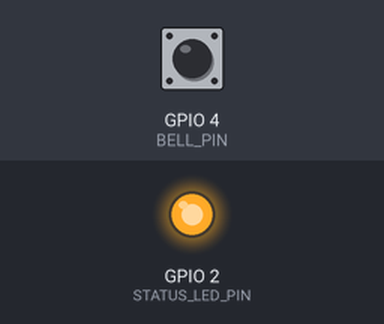
Simulated run of this sketch. Board: ESP32. Shown: output pins drawn as LEDs (lit = HIGH). Inputs (shaded band) come from the test bench; at power-on: GPIO 4 (BELL_PIN) HIGH. WiFi joins after 1.5 s; servers stay silent unless stated; uploads are accepted with an empty reply; the local clock reads 2024-03-15 10:24:30 at power-on unless the sketch sets it; what the sketch prints to the serial monitor is not drawn.

Above: at 3.2 s.
3.3 s: GPIO 4 (BELL_PIN) pulled LOW for 0.15 s
At 3.9 s:
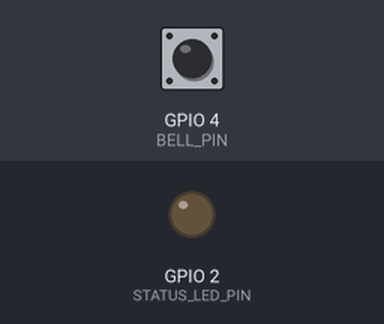
Timing chart, 0 to 14.5 s (numbered marks = the images above; inputs shaded):
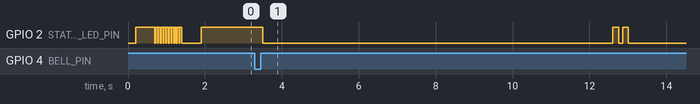

The sketch:

callingbell_monitor_loop-ver.ino
```cpp
#include <Arduino.h>
#include <WiFi.h>
#include <HTTPClient.h>
#include "freertos/FreeRTOS.h"
#include "freertos/task.h"
#include "freertos/queue.h"
#include <time.h>

//\\ Debug Logging //\\
// Set to 1 to enable verbose serial diagnostics; 0 for silent production mode.
#define DEBUG_LOG 0
#if DEBUG_LOG
  #define DLOG(fmt, ...)  Serial.printf(fmt, ##__VA_ARGS__)
  #define DLOGLN(s)       Serial.println(s)
  #define DLOGP(s)        Serial.print(s)
#else
  #define DLOG(fmt, ...)  ((void)0)
  #define DLOGLN(s)       ((void)0)
  #define DLOGP(s)        ((void)0)
#endif

//\\ Configuration //\\

// Hardware
static constexpr uint8_t  CPU_FREQ_MHZ            = 80;   // lower frequency reduces idle heat
static constexpr uint8_t  BELL_PIN                = 4;
static constexpr uint8_t  STATUS_LED_PIN          = 2;
// Set to true  if the LED turns on when the pin is HIGH (most external LEDs).
// Set to false if the LED turns on when the pin is LOW  (some built-in LEDs).
static constexpr bool     LED_ACTIVE_HIGH         = true;

// Input timing (milliseconds)
// POLL_INTERVAL_MS: sampling interval used by inputTask while actively polling
// after an interrupt. For AC zero-crossing signals, keep > the AC period so
// each sample sees a stable half-cycle:  50 Hz => > 10 ms,  60 Hz => > 8 ms
static constexpr uint32_t POLL_INTERVAL_MS        = 20;
static constexpr uint32_t DEBOUNCE_MS             = 100;
static constexpr uint32_t REARM_MS                = 300;
static constexpr uint32_t MIN_EVENT_INTERVAL_MS   = 2000;

// Queue
static constexpr UBaseType_t QUEUE_SIZE           = 16;

// Delivery
static constexpr uint8_t  MAX_RETRIES             = 3;
static constexpr uint32_t RETRY_DELAY_MS          = 2000;
static constexpr uint32_t REQUEUE_COOLDOWN_MS     = 30000;

// Time
static const char*        NTP_SERVER              = "time.google.com";
static constexpr uint32_t NTP_RETRY_INTERVAL_MS   = 10000;
static constexpr uint32_t NTP_WAIT_TIMEOUT_MS     = 30000;

// Network credentials - replace before deployment
static const char*        WIFI_SSID               = "airtelblack.com";
static const char*        WIFI_PASSWORD           = "nice_website_lol";
static const char*        BACKEND_URL             = "http://192.168.1.69/iot/callingbell";
static const char*        BEARER_TOKEN            = "purpose_specific_system_write_your_own_code";
static const char*        BELL_LOCATION           = "Sorkkavaasal (Heaven's Entrance)";

//\\ Data Model //\\

struct BellEvent {
    uint32_t      id;
    unsigned long millisAtDetection;  // monotonic capture time (millis())
};

//\\ Shared State between producer and consumer //\\

volatile bool timeSynced       = false;  // wall clock is valid
volatile bool ntpSyncRequested = false;  // ntpTask should attempt sync

QueueHandle_t bellQueue = nullptr;

//\\ Input State //\\

enum BellState { IDLE, ARMED };

static BellState     bellState          = IDLE;
static int           lastRawState       = HIGH;   // pull-up: idle is HIGH
static int           stableState        = HIGH;
static unsigned long lastRawChange      = 0;
static bool          trackingRelease    = false;
static unsigned long releaseStableSince = 0;
static unsigned long lastAcceptedEvent  = 0;      // 0 = no event yet
static uint32_t      nextEventId        = 1;


//\\ LED Feedback //\\

/* Write a logical LED state (true = on) respecting LED_ACTIVE_HIGH. */
static inline void ledWrite(bool on) {
    digitalWrite(STATUS_LED_PIN, (on == LED_ACTIVE_HIGH) ? HIGH : LOW);
}

/**
 * Blink the LED count times, then restore the idle-connected state (OFF).
 * Must only be called from an RTOS task context (uses vTaskDelay).
 */
static void blinkLed(int count, uint32_t onMs, uint32_t offMs) {
    for (int i = 0; i < count; ++i) {
        ledWrite(true);
        vTaskDelay(pdMS_TO_TICKS(onMs));
        ledWrite(false);
        vTaskDelay(pdMS_TO_TICKS(offMs));
    }
}

static void blinkSuccess() { blinkLed(2, 150, 100); }

// Solid ON for 500ms
static void blinkFailure() {
    ledWrite(true);
    vTaskDelay(pdMS_TO_TICKS(500));
    ledWrite(false);
}

// Check out https://github.com/ilamparithi-in/currentu-pochino !
static void startupChime() {
    ledWrite(true);  delay(500);  ledWrite(false);
    for (int i = 0; i < 10; i++) {
        delay(20);  ledWrite(true);  delay(50);  ledWrite(false);
    }
    delay(500);  ledWrite(true);  delay(100);  ledWrite(false);
}

//\\ Event Delivery //\\

/**
 * Reconstruct the event epoch, serialise to JSON, and POST to the backend.
 *
 * Returns true  implies event can be discarded (HTTP 200 / 409 / 401).
 * Returns false implies transient failure; caller should retry.
 *
 * NOTE: For HTTPS, replace http.begin(BACKEND_URL) with
 *       http.begin(wifiClientSecure, BACKEND_URL) and supply a CA certificate.
 */
static bool sendEvent(const BellEvent& event) {
    if (WiFi.status() != WL_CONNECTED) {
        DLOGLN("[DELIVERY] no WiFi - skipping");
        return false;
    }

    // Reconstruct epoch at press time from current wall clock + elapsed millis
    const unsigned long elapsedMs = millis() - event.millisAtDetection;
    const time_t nowEpoch         = time(nullptr);
    const time_t eventEpoch       = nowEpoch - static_cast<time_t>(elapsedMs / 1000);

    char payloadBuf[64];
    snprintf(payloadBuf, sizeof(payloadBuf),
             "{\"id\":%u,\"timestamp\":%ld}",
             event.id, static_cast<long>(eventEpoch));
    const String payload(payloadBuf);

    HTTPClient http;
    http.begin(BACKEND_URL);
    http.addHeader("Content-Type", "application/json");
    http.addHeader("Authorization", String("Bearer ") + BEARER_TOKEN);
    http.addHeader("X-Bell-Location", BELL_LOCATION);
    http.setTimeout(10000);

    const int httpCode = http.POST(payload);
    http.end();

    DLOG("[DELIVERY] id=%u  http=%d\n", event.id, httpCode);

    if (httpCode == 200 || httpCode == 409) {
        // 200 = accepted; 409 = duplicate already recorded - both are success
        blinkSuccess();
        return true;
    }

    if (httpCode == 401) {
        // Credentials will not self-heal; drop event to avoid queue saturation
        DLOGLN("[DELIVERY] 401 auth failure - check BEARER_TOKEN, dropping event");
        blinkFailure();
        return true;
    }

    // All other codes (5xx, network error, timeout) are transient
    blinkFailure();
    return false;
}

//\\ RTOS Task: Network Consumer //\\

/**
 * Pulls events from bellQueue, waits for wall-clock validity, delivers via
 * HTTP with retry, and requeues to the front on max-retry exhaustion.
 */
static void networkTask(void* /*param*/) {
    BellEvent event;

    for (;;) {
        // Block indefinitely until an event arrives
        if (xQueueReceive(bellQueue, &event, portMAX_DELAY) != pdTRUE) {
            continue;
        }

        DLOG("[NETWORK] dequeued id=%u\n", event.id);

        // Defer until wall clock is valid to guarantee correct timestamps
        while (!timeSynced) {
            DLOGLN("[NETWORK] waiting for time sync...");
            vTaskDelay(pdMS_TO_TICKS(1000));
        }

        bool    delivered = false;
        uint8_t retries   = 0;

        while (!delivered && retries < MAX_RETRIES) {
            delivered = sendEvent(event);
            if (!delivered) {
                ++retries;
                DLOG("[NETWORK] retry %u/%u for id=%u\n",
                     retries, MAX_RETRIES, event.id);
                vTaskDelay(pdMS_TO_TICKS(RETRY_DELAY_MS));
            }
        }

        if (!delivered) {
            DLOG("[NETWORK] max retries reached - requeueing id=%u\n", event.id);
            // Push to front so this event is attempted before any newer ones
            if (xQueueSendToFront(bellQueue, &event, 0) != pdTRUE) {
                DLOGLN("[NETWORK] queue full - event dropped");
            }
            // Cool-off before the front-of-queue event is tried again
            vTaskDelay(pdMS_TO_TICKS(REQUEUE_COOLDOWN_MS));
        }
    }
}

//\\ RTOS Task: NTP Synchronisation //\\

/**
 * Watches ntpSyncRequested and drives NTP synchronisation.
 * Runs independently of Wi-Fi callbacks to avoid watchdog issues.
 */

// The implementation in this version is inefficient and has been replaced with a no loop task in the interrupt ver.
static void ntpTask(void* /*param*/) {
    for (;;) {
        if (ntpSyncRequested) {
            ntpSyncRequested = false;
            DLOGLN("[NTP] attempting synchronisation...");

            configTime(0, 0, NTP_SERVER);

            struct tm   timeinfo;
            bool        synced       = false;
            unsigned long attemptStart = millis();

            while ((millis() - attemptStart) < NTP_WAIT_TIMEOUT_MS) {
                if (getLocalTime(&timeinfo, 1000)) {
                    synced = true;
                    break;
                }
                vTaskDelay(pdMS_TO_TICKS(1000));
            }

            if (synced) {
                timeSynced = true;
                DLOG("[NTP] synced - %04d-%02d-%02d %02d:%02d:%02d UTC\n",
                     timeinfo.tm_year + 1900, timeinfo.tm_mon + 1, timeinfo.tm_mday,
                     timeinfo.tm_hour,        timeinfo.tm_min,      timeinfo.tm_sec);
            } else {
                DLOGLN("[NTP] timed out - will retry");
                ntpSyncRequested = true;  // reschedule
            }
        }

        vTaskDelay(pdMS_TO_TICKS(NTP_RETRY_INTERVAL_MS));
    }
}

//\\ Wi-Fi Event Handler //\\

static void onWiFiEvent(WiFiEvent_t event) {
    switch (event) {
        case ARDUINO_EVENT_WIFI_STA_GOT_IP:
            DLOGP("[WIFI] connected  IP=");
            DLOGLN(WiFi.localIP());
            ledWrite(false);  // connected -> LED OFF
            ntpSyncRequested = true;
            break;

        case ARDUINO_EVENT_WIFI_STA_DISCONNECTED:
            DLOGLN("[WIFI] disconnected");
            timeSynced       = false;
            ntpSyncRequested = false;
            ledWrite(true);   // disconnected -> LED ON
            WiFi.reconnect();
            break;

        default:
            break;
    }
}

//\\ Input //\\

static void acceptPress(unsigned long nowMs) {
    BellEvent ev{};
    ev.id                = nextEventId++;
    ev.millisAtDetection = nowMs;
    lastAcceptedEvent    = nowMs;

    DLOG("[INPUT] press accepted  id=%u\n", ev.id);

    // Non-blocking send; drop newest if queue is full rather than stalling input
    if (xQueueSendToBack(bellQueue, &ev, 0) != pdTRUE) {
        DLOGLN("[INPUT] queue full - event dropped");
    }
}

//\\ Input: Debounce + FSM Polling //\\

/**
 * Called from the main Arduino loop (~1 kHz).
 *   1. Debounce window    - raw level must be stable for DEBOUNCE_MS.
 *   2. FSM (IDLE/ARMED)   - one event per press, hold does not repeat.
 *   3. Rearm delay        - stable release must persist for REARM_MS.
 *   4. Global rate cap    - MIN_EVENT_INTERVAL_MS between accepted events.
 *
 * Active-low convention: LOW = pressed, HIGH = released.
 */

// This would later prove to me that this was useless and too aggressive to work properly.
static void processBellInput() {
    const int          rawState = digitalRead(BELL_PIN);
    const unsigned long now     = millis();

    //\\ 1. Debounce
    if (rawState != lastRawState) {
        lastRawState  = rawState;
        lastRawChange = now;
    }

    if ((now - lastRawChange) >= DEBOUNCE_MS && rawState != stableState) {
        stableState = rawState;
    }

    //\\ 2 & 3. Finite State Machine
    if (bellState == IDLE) {
        if (stableState == LOW) {
            //\\ 4. Global rate cap
            const bool rateOk =
                (lastAcceptedEvent == 0) ||
                ((now - lastAcceptedEvent) >= MIN_EVENT_INTERVAL_MS);

            if (rateOk) {
                acceptPress(now);
                bellState = ARMED;
            }
        }

    } else {  // ARMED - waiting for a clean release before rearming
        if (stableState == HIGH) {
            if (!trackingRelease) {
                trackingRelease    = true;
                releaseStableSince = now;
            }

            if ((now - releaseStableSince) >= REARM_MS) {
                bellState       = IDLE;
                trackingRelease = false;
            }
        } else {
            // Re-pressed before rearm elapsed - reset release window
            trackingRelease = false;
        }
    }
}

//\\ Setup //\\

void setup() {
    setCpuFrequencyMhz(CPU_FREQ_MHZ);
    Serial.begin(115200);
    delay(200);
    Serial.println("\n=== Doorbell Monitor Starting ===");
    Serial.printf("CPU = %lu MHz\n", getCpuFrequencyMhz());

    // GPIO
    pinMode(BELL_PIN,       INPUT_PULLUP);
    pinMode(STATUS_LED_PIN, OUTPUT);
    startupChime();
    ledWrite(true);  // start disconnected -> LED ON

    // Seed input state from current pin level to avoid false trigger on boot
    stableState  = digitalRead(BELL_PIN);
    lastRawState = stableState;

    // Shared queue
    bellQueue = xQueueCreate(QUEUE_SIZE, sizeof(BellEvent));
    if (bellQueue == nullptr) {
        Serial.println("FATAL: failed to create bellQueue");
        for (;;) { delay(1000); }
    }

    // Wi-Fi (callback registered before begin so no events are missed)
    WiFi.onEvent(onWiFiEvent);
    WiFi.mode(WIFI_STA);
    WiFi.setSleep(true);  // modem sleep reduces radio power and heat
    WiFi.begin(WIFI_SSID, WIFI_PASSWORD);
    DLOGLN("[WIFI] connecting...");

    // RTOS tasks
    xTaskCreate(ntpTask,     "ntpTask",     4096, nullptr, 1, nullptr);
    xTaskCreate(networkTask, "networkTask", 8192, nullptr, 2, nullptr);

    Serial.println("=== Setup complete ===");
}

//\\ Main Loop (Input Handling) //\\

void loop() {
    processBellInput();
    delay(POLL_INTERVAL_MS);  // must be > AC period (> 10 ms for 50 Hz, > 8 ms for 60 Hz)
}
```
